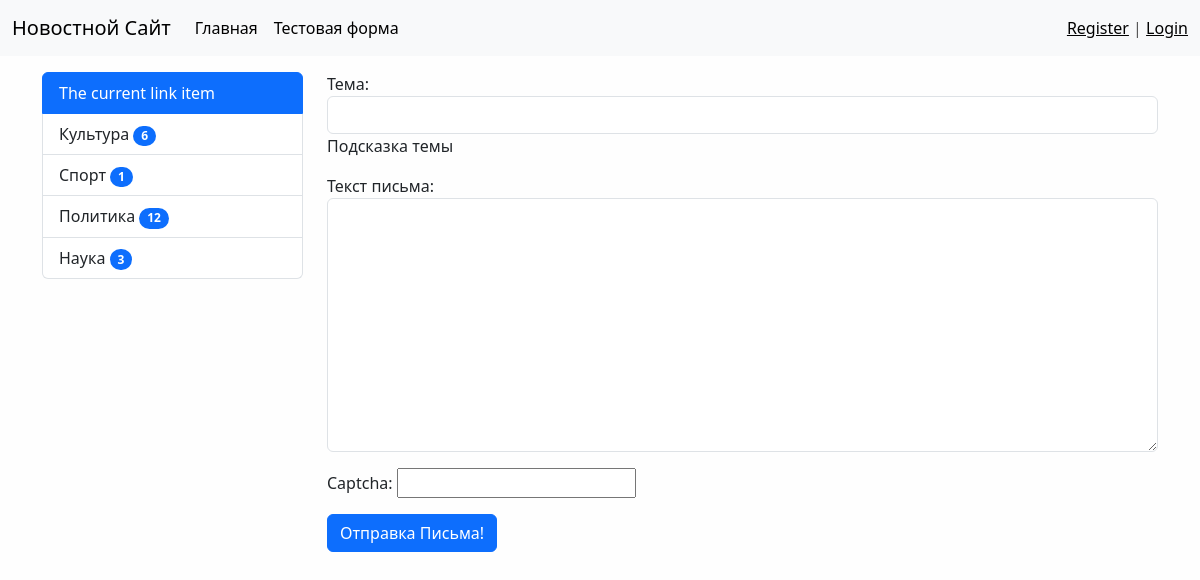
Page /test/ on the committed database.
### news/models.py (models this page shows, shortened)
class Category(models.Model):
    id = models.BigAutoField(primary_key=True) # Если не указать, то проставит автоматически
    title = models.CharField(max_length = 150, db_index = True, verbose_name = 'Наименование категории')
    def get_absolute_url(self):
       return reverse("category", kwargs={"category_id": self.id})
    class Meta:
        verbose_name = 'Категория'
        verbose_name_plural = 'Категории'
        ordering = ['title']

### news/views.py (the view, shortened to what this page needs)
# urls.py: path('test/', test, name = "test"),
def test(request):
    if request.method != 'POST':
        form = ContactForm()
    context = {"form":form,}
    return render(request, 'news/test_orig.html', context)

### news/forms.py
class ContactForm(forms.Form):
    subject = forms.CharField(label="Тема", help_text="Подсказка темы", widget= forms.TextInput(attrs={"class":"form-control"}))
    content = forms.CharField(label="Текст письма", widget= forms.Textarea(attrs={"class":"form-control","row":5}, ))
    captcha = CaptchaField()

### news/templatetags/news_tags.py (called while the page is built)
@register.inclusion_tag("news/list_categories.html")
def show_categories(arg1="Hello", arg2 = "World"):
    categories = Category.objects.annotate(cnt = Count("news", filter= F("news__is_published"))).filter(cnt__gt =0)
    return {"categories": categories, "arg1":arg1, "arg2":arg2}

### news/templates/news/test_orig.html (shortened to what this page needs)
{% extends "base.html" %}
{% block sidebar %}
{% include "inc/_sidebar.html" %}
{% endblock %}
{% block content %}
<form action="{% url 'test' %}" method = "POST">
{{ form.as_p }}
<button type="submit" class = "btn btn-primary btn-block"> Отправка Письма! </button>
</form>
{% endblock %}

### news/templates/news/list_categories.html
<div class="list-group">
    <a href="#" class="list-group-item list-group-item-action active" aria-current="true">
      The current link item
    </a>
    {% for cat in categories  %}
      <a href="{{cat.get_absolute_url }}" class="list-group-item list-group-item-action">{{cat.title}}
          <span class="badge text-bg-primary rounded-pill">{{cat.cnt}}</span>
      </a>
    {% endfor %}
</div>

### mysite/static/css/style.css (style rules this page uses)
body { background-color: #fefefe; }

### rows in the picture
Category: title "Культура", cnt "6"
Category: title "Спорт", cnt "1"
Category: title "Политика", cnt "12"
Category: title "Наука", cnt "3"
